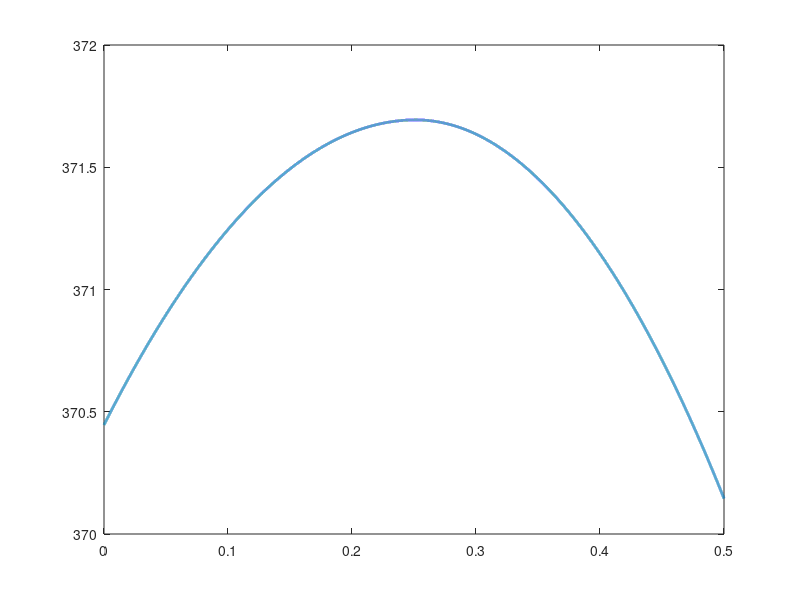

This figure's MATLAB source: (Note: this script raises an error after producing the figure.)
clc
clear 
close all

%% Assegno i dati
d1=20e-2; %m
d2=23e-2; %m
LL=50e-2; %m
Tco2=300; %°C
hh=50; %W/(m^2*K)
qvol=80e3; %m^3

kbarra=350; %W/(mK)
kss=50; %W/(mK)

Across1=(pi*d1^2/4); %m^2
V1=LL*Across1; %m^3

Across2=pi*(d2^2/4-d1^2/4); %m^2
V2=LL/2*Across2; %m^3

VV=V1+V2; %m^3
As=pi*d1*LL/2+pi*d2*LL/2; %m^2

%Conducilità equivalente barra-acciaio
keq=(kbarra*Across1+kss*Across2)/(Across1+Across2);

%% Studio di convergenza
dxv=[1e-5 5e-5 1e-4 5e-4 1e-3 5e-3];
err=size(dxv);
RA=err;

for ii=1:length(dxv)
    
    dx=dxv(ii);
    x1=(0:dx:LL/2)';
    n1=length(x1);
    
    x2=(LL/2+dx:dx:LL)';
    xx=[x1;x2];
    nn=length(xx);
    
    kk=kbarra*(xx<=LL/2)+keq*(xx>LL/2);

    CC=As*hh/VV./kk;
    sub_diag=ones(nn,1);
    principale=-2-CC*dx^2;
    super_diag=ones(nn,1);
    
    BB=[sub_diag,principale,super_diag];
    
    AA=spdiags(BB,-1:1,nn,nn);
    
    bb=-qvol*dx^2./kk-CC*dx^2*Tco2;

    AA(1,1)=hh*dx/kbarra+1;
    AA(1,2)=-1;
    bb(1)=hh*dx*Tco2/kbarra;
    
    AA(n1,n1-1)=kbarra/keq;
    AA(n1,n1)=-(1+kbarra/keq);
    AA(n1,n1+1)=1;
    bb(n1)=0;
    
    AA(end,end-1)=-1;
    AA(end,end)=hh*dx/keq+1;
    bb(end)=hh*dx*Tco2/keq;
    
    TT=AA\bb;
    
    figure(1)
    plot(xx,TT,'displayname',['dx=' num2str(dxv(ii)) ' m'],...
        'linewidth',2)
    hold on
    legend('-dynamiclegend','location','sw')
    
    KK=condest(AA);
    
    if ii==1
        dxref=dx;
        Tref=TT;
                
        err(ii)=0;
        RA(ii)=0;
    else
        
        err(ii)=norm(TT-Tref(1:round(dx/dxref):end))/...
            norm(Tref(1:round(dx/dxref):end));
        RA(ii)=KK/(1-KK*eps)*2*eps;
    end
end

figure(1)
grid on
box on
title ('Distribuzione di temperatura')
xlabel('Lunghezza (cm)')
ylabel('Temperatura (°C)')
set(gca,'fontsize',18)


figure(2)
loglog(dxv,err,'-o','linewidth',2)
hold on
loglog(dxv,RA,'r-o','linewidth',2)
loglog([dxv(2) max(dxv)],[1e-4 1e-4],'k--','linewidth',2)
loglog(dxv(4),err(4),'ko','markerfacecolor','g','markersize',8)
title('Errore relativo')
xlabel('\deltax (m)')
ylabel('Errore [-]')
set(gca,'fontsize',22)
box on
grid on
legend('Errore rispetto alla soluzione numerica','Limite superiore \epsilon_{RO}',...
    'Tolleranza richiesta','\deltax scelto','location','sw')
xlim([dxv(2) max(dxv)])
